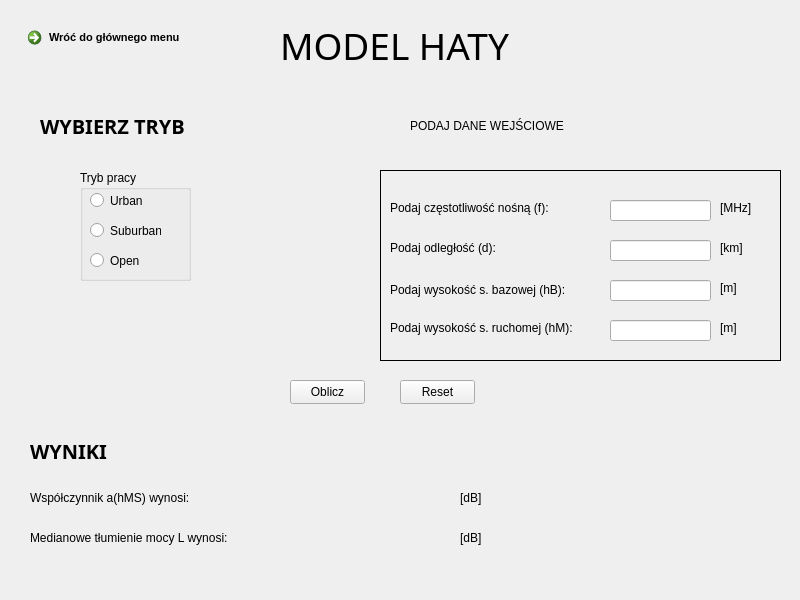
<?xml version="1.0" encoding="UTF-8"?>
<ui version="4.0">
 <class>MainWindow</class>
 <widget class="QMainWindow" name="MainWindow">
  <property name="geometry">
   <rect>
    <x>0</x>
    <y>0</y>
    <width>800</width>
    <height>600</height>
   </rect>
  </property>
  <property name="windowTitle">
   <string>MainWindow</string>
  </property>
  <property name="styleSheet">
   <string notr="true">QWidget#Model_Haty{
background-color:qlineargradient(spread:pad, x1:0, y1:0, x2:1, y2:1, stop:0 rgba(179, 204, 117, 255), stop:1 rgba(255, 255, 255, 255))};</string>
  </property>
  <widget class="QWidget" name="Model_Haty">
   <widget class="QLabel" name="tekst_wybor_trybu">
    <property name="geometry">
     <rect>
      <x>40</x>
      <y>100</y>
      <width>221</width>
      <height>51</height>
     </rect>
    </property>
    <property name="font">
     <font>
      <family>Segoe Script</family>
      <pointsize>15</pointsize>
      <italic>false</italic>
      <bold>true</bold>
     </font>
    </property>
    <property name="styleSheet">
     <string notr="true">font: 700 15pt &quot;Segoe Script&quot;;</string>
    </property>
    <property name="text">
     <string>WYBIERZ TRYB</string>
    </property>
   </widget>
   <widget class="QCommandLinkButton" name="commandLinkButton">
    <property name="geometry">
     <rect>
      <x>20</x>
      <y>20</y>
      <width>201</width>
      <height>41</height>
     </rect>
    </property>
    <property name="font">
     <font>
      <family>Segoe UI</family>
      <pointsize>8</pointsize>
     </font>
    </property>
    <property name="cursor">
     <cursorShape>ArrowCursor</cursorShape>
    </property>
    <property name="text">
     <string>Wróć do głównego menu</string>
    </property>
   </widget>
   <widget class="QLabel" name="tekst_podaj_dane">
    <property name="geometry">
     <rect>
      <x>410</x>
      <y>100</y>
      <width>361</width>
      <height>51</height>
     </rect>
    </property>
    <property name="styleSheet">
     <string notr="true">font: 700 15pt &quot;Segoe Script&quot;;</string>
    </property>
    <property name="text">
     <string>PODAJ DANE WEJŚCIOWE</string>
    </property>
   </widget>
   <widget class="QGroupBox" name="Tryb_pracy">
    <property name="geometry">
     <rect>
      <x>80</x>
      <y>170</y>
      <width>111</width>
      <height>111</height>
     </rect>
    </property>
    <property name="styleSheet">
     <string notr="true">
gridline-color: rgb(255, 0, 4);</string>
    </property>
    <property name="title">
     <string>Tryb pracy</string>
    </property>
    <property name="flat">
     <bool>false</bool>
    </property>
    <widget class="QRadioButton" name="urban_button">
     <property name="geometry">
      <rect>
       <x>10</x>
       <y>20</y>
       <width>61</width>
       <height>21</height>
      </rect>
     </property>
     <property name="text">
      <string>Urban</string>
     </property>
     <property name="checkable">
      <bool>true</bool>
     </property>
    </widget>
    <widget class="QRadioButton" name="suburban_button">
     <property name="geometry">
      <rect>
       <x>10</x>
       <y>50</y>
       <width>71</width>
       <height>21</height>
      </rect>
     </property>
     <property name="text">
      <string>Suburban</string>
     </property>
    </widget>
    <widget class="QRadioButton" name="open_button">
     <property name="geometry">
      <rect>
       <x>10</x>
       <y>80</y>
       <width>51</width>
       <height>21</height>
      </rect>
     </property>
     <property name="text">
      <string>Open</string>
     </property>
    </widget>
   </widget>
   <widget class="QFrame" name="frame">
    <property name="geometry">
     <rect>
      <x>380</x>
      <y>170</y>
      <width>401</width>
      <height>191</height>
     </rect>
    </property>
    <property name="frameShape">
     <enum>QFrame::Box</enum>
    </property>
    <property name="frameShadow">
     <enum>QFrame::Plain</enum>
    </property>
    <widget class="QLineEdit" name="v_input">
     <property name="geometry">
      <rect>
       <x>230</x>
       <y>30</y>
       <width>101</width>
       <height>21</height>
      </rect>
     </property>
    </widget>
    <widget class="QLineEdit" name="d_input">
     <property name="geometry">
      <rect>
       <x>230</x>
       <y>70</y>
       <width>101</width>
       <height>21</height>
      </rect>
     </property>
    </widget>
    <widget class="QLineEdit" name="hB_input">
     <property name="geometry">
      <rect>
       <x>230</x>
       <y>110</y>
       <width>101</width>
       <height>21</height>
      </rect>
     </property>
    </widget>
    <widget class="QLineEdit" name="hM_input">
     <property name="geometry">
      <rect>
       <x>230</x>
       <y>150</y>
       <width>101</width>
       <height>21</height>
      </rect>
     </property>
    </widget>
    <widget class="QLabel" name="v_tekst">
     <property name="geometry">
      <rect>
       <x>10</x>
       <y>30</y>
       <width>191</width>
       <height>16</height>
      </rect>
     </property>
     <property name="text">
      <string>Podaj częstotliwość nośną (f):</string>
     </property>
    </widget>
    <widget class="QLabel" name="MHz_tekst">
     <property name="geometry">
      <rect>
       <x>340</x>
       <y>30</y>
       <width>49</width>
       <height>16</height>
      </rect>
     </property>
     <property name="text">
      <string>[MHz]</string>
     </property>
    </widget>
    <widget class="QLabel" name="km_tekst">
     <property name="geometry">
      <rect>
       <x>340</x>
       <y>70</y>
       <width>49</width>
       <height>16</height>
      </rect>
     </property>
     <property name="text">
      <string>[km]</string>
     </property>
    </widget>
    <widget class="QLabel" name="m1_tekst">
     <property name="geometry">
      <rect>
       <x>340</x>
       <y>110</y>
       <width>49</width>
       <height>16</height>
      </rect>
     </property>
     <property name="text">
      <string>[m]</string>
     </property>
    </widget>
    <widget class="QLabel" name="m2_tekst">
     <property name="geometry">
      <rect>
       <x>340</x>
       <y>150</y>
       <width>49</width>
       <height>16</height>
      </rect>
     </property>
     <property name="text">
      <string>[m]</string>
     </property>
    </widget>
    <widget class="QLabel" name="d_tekst">
     <property name="geometry">
      <rect>
       <x>10</x>
       <y>70</y>
       <width>161</width>
       <height>16</height>
      </rect>
     </property>
     <property name="text">
      <string>Podaj odległość (d):</string>
     </property>
    </widget>
    <widget class="QLabel" name="hB_tekst">
     <property name="geometry">
      <rect>
       <x>10</x>
       <y>110</y>
       <width>201</width>
       <height>20</height>
      </rect>
     </property>
     <property name="text">
      <string>Podaj wysokość s. bazowej (hB):</string>
     </property>
    </widget>
    <widget class="QLabel" name="hM_tekst">
     <property name="geometry">
      <rect>
       <x>10</x>
       <y>150</y>
       <width>211</width>
       <height>16</height>
      </rect>
     </property>
     <property name="text">
      <string>Podaj wysokość s. ruchomej (hM):</string>
     </property>
    </widget>
   </widget>
   <widget class="QLabel" name="tekst_glowny">
    <property name="geometry">
     <rect>
      <x>280</x>
      <y>20</y>
      <width>301</width>
      <height>51</height>
     </rect>
    </property>
    <property name="font">
     <font>
      <family>MS Gothic</family>
      <pointsize>28</pointsize>
      <italic>false</italic>
      <bold>false</bold>
     </font>
    </property>
    <property name="styleSheet">
     <string notr="true">font: 28pt &quot;MS Gothic&quot;;</string>
    </property>
    <property name="text">
     <string>MODEL HATY</string>
    </property>
   </widget>
   <widget class="QLabel" name="tekst_wyniki">
    <property name="geometry">
     <rect>
      <x>30</x>
      <y>430</y>
      <width>121</width>
      <height>41</height>
     </rect>
    </property>
    <property name="font">
     <font>
      <family>Segoe Script</family>
      <pointsize>15</pointsize>
      <italic>false</italic>
      <bold>true</bold>
     </font>
    </property>
    <property name="styleSheet">
     <string notr="true">font: 700 15pt &quot;Segoe Script&quot;;</string>
    </property>
    <property name="text">
     <string>WYNIKI</string>
    </property>
   </widget>
   <widget class="QLabel" name="tekst_wynik1">
    <property name="geometry">
     <rect>
      <x>30</x>
      <y>490</y>
      <width>191</width>
      <height>16</height>
     </rect>
    </property>
    <property name="text">
     <string>Współczynnik a(hMS) wynosi:</string>
    </property>
   </widget>
   <widget class="QLabel" name="tekst_wynik2">
    <property name="geometry">
     <rect>
      <x>30</x>
      <y>530</y>
      <width>241</width>
      <height>16</height>
     </rect>
    </property>
    <property name="text">
     <string>Medianowe tłumienie mocy L wynosi: </string>
    </property>
   </widget>
   <widget class="QLabel" name="wynik1">
    <property name="geometry">
     <rect>
      <x>310</x>
      <y>490</y>
      <width>111</width>
      <height>16</height>
     </rect>
    </property>
    <property name="text">
     <string/>
    </property>
   </widget>
   <widget class="QLabel" name="wynik2">
    <property name="geometry">
     <rect>
      <x>310</x>
      <y>530</y>
      <width>111</width>
      <height>16</height>
     </rect>
    </property>
    <property name="text">
     <string/>
    </property>
   </widget>
   <widget class="QLabel" name="dB_tekst1">
    <property name="geometry">
     <rect>
      <x>460</x>
      <y>490</y>
      <width>49</width>
      <height>16</height>
     </rect>
    </property>
    <property name="text">
     <string>[dB]</string>
    </property>
   </widget>
   <widget class="QLabel" name="dB_tekst2">
    <property name="geometry">
     <rect>
      <x>460</x>
      <y>530</y>
      <width>49</width>
      <height>16</height>
     </rect>
    </property>
    <property name="text">
     <string>[dB]</string>
    </property>
   </widget>
   <widget class="QPushButton" name="oblicz_button">
    <property name="geometry">
     <rect>
      <x>290</x>
      <y>380</y>
      <width>75</width>
      <height>24</height>
     </rect>
    </property>
    <property name="text">
     <string>Oblicz</string>
    </property>
   </widget>
   <widget class="QPushButton" name="reset_button">
    <property name="geometry">
     <rect>
      <x>400</x>
      <y>380</y>
      <width>75</width>
      <height>24</height>
     </rect>
    </property>
    <property name="text">
     <string>Reset</string>
    </property>
   </widget>
   <widget class="QLabel" name="wynik_hata">
    <property name="geometry">
     <rect>
      <x>250</x>
      <y>520</y>
      <width>181</width>
      <height>31</height>
     </rect>
    </property>
    <property name="text">
     <string>&lt;html&gt;&lt;head/&gt;&lt;body&gt;&lt;p align=&quot;center&quot;&gt;&lt;span style=&quot; font-size:16pt; color:#ff0000;&quot;&gt;&lt;br/&gt;&lt;/span&gt;&lt;/p&gt;&lt;/body&gt;&lt;/html&gt;</string>
    </property>
   </widget>
  </widget>
 </widget>
 <resources/>
 <connections/>
</ui>
